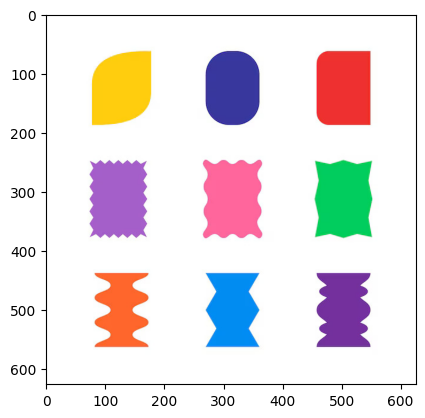
#> input picture shape.png, 425 x 418 px
$ jupyter execute 60_contour.ipynb
#> lines starting #> are read from the running program, lines starting #| are printed output that depends on the picture; after the words box and inside, x2 and y2 are one past the last pixel; in counts of white or black regions, pixels touching at a corner belong together
[cell 1]
import cv2
import matplotlib.pyplot as plt

[cell 2]
image = cv2.imread("shape.png")
#> image is the input picture: shape (418, 425, 3); mean B, G, R 226.7, 224.7, 231.6
image_rgb = cv2.cvtColor(image, cv2.COLOR_BGR2RGB)
image_gray = cv2.cvtColor(image, cv2.COLOR_BGR2GRAY)
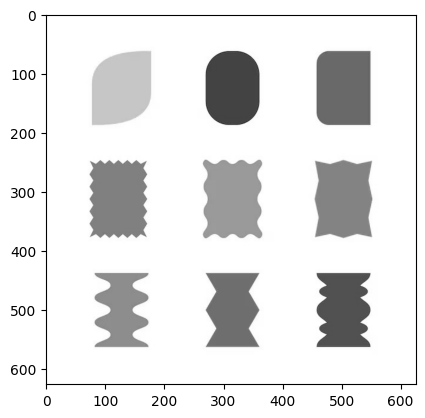
#> image_gray: shape (418, 425); min 0, max 255, mean 227

[cell 3]
plt.imshow(image_rgb)

[cell 4]
gray = cv2.Canny(image_gray, 80, 150)
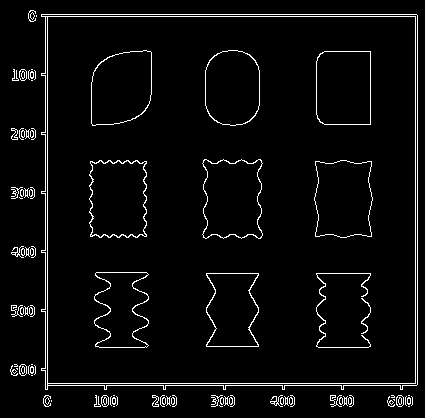
#> gray: shape (418, 425); 4.2% white in thin lines or dots

plt.imshow(gray, cmap='grey')

[cell 5]
contours, hierarchy = cv2.findContours(gray, cv2.RETR_LIST, cv2.CHAIN_APPROX_SIMPLE)
#> contours = 161 contours, 125 with area under 20; largest, box (x1, y1, x2, y2) and area: (41, 14, 418, 390) 138136, (47, 16, 416, 384) 135054, (202, 159, 263, 239) 4077, (89, 160, 147, 238) 4034, (202, 159, 263, 239) 4008

#MODE - hierarchy relationship between contours
# method - contours points are stored.

contour_image = image.copy()
cv2.drawContours(contour_image, contours, -1, (0, 255, 0), 5)

plt.figure(figsize=(10,5))
plt.subplot(1,3,1)
plt.imshow(cv2.cvtColor(image, cv2.COLOR_BGR2RGB))
plt.title("Original image")

plt.subplot(1,3,2)
plt.imshow(gray, cmap='grey')
plt.title("maks")

plt.subplot(1,3,3)
plt.imshow(cv2.cvtColor(contour_image, cv2.COLOR_BGR2RGB))
plt.title("Contours image")

plt.show()

[cell 6]
retval, binary = cv2.threshold(image_gray, 200, 255, cv2.THRESH_BINARY)
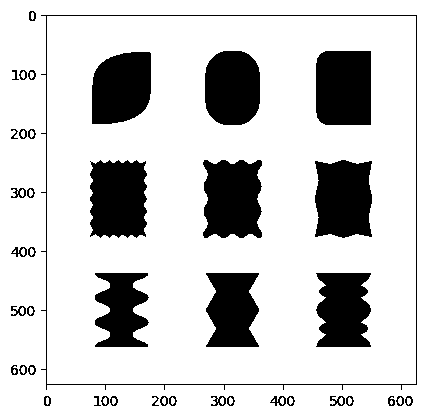
#> binary: shape (418, 425); 79.9% white; 42 black regions

plt.imshow(binary, cmap='grey')

contours, hierarchy = cv2.findContours(binary, cv2.RETR_LIST, cv2.CHAIN_APPROX_SIMPLE)
#> contours = 75 contours, 31 with area under 20; largest, box (x1, y1, x2, y2) and area: (0, 0, 425, 418) 176808, (40, 14, 418, 391) 138137, (47, 16, 416, 384) 135056, (202, 159, 263, 239) 4154, (89, 159, 148, 239) 4128

#MODE - hierarchy relationship between contours
# method - contours points are stored.

contour_image = image.copy()
cv2.drawContours(contour_image, contours, -1, (0, 255, 0), 5)
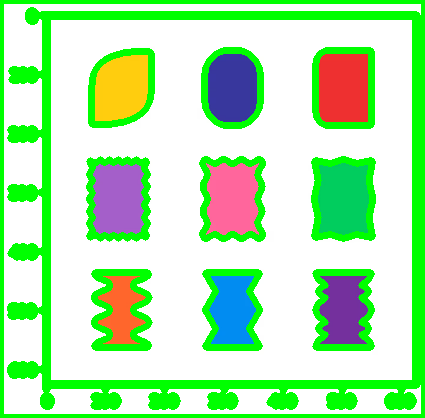
#> contour_image: shape (418, 425, 3); mean B, G, R 173.7, 234.2, 177.3

plt.figure(figsize=(10,5))
plt.subplot(1,3,1)
plt.imshow(cv2.cvtColor(image, cv2.COLOR_BGR2RGB))
plt.title("Original image")

plt.subplot(1,3,2)
plt.imshow(binary, cmap='grey')
plt.title("maks")

plt.subplot(1,3,3)
plt.imshow(cv2.cvtColor(contour_image, cv2.COLOR_BGR2RGB))
plt.title("Contours image")

plt.show()

[cell 7]
import numpy as np

lower_bound = np.array([120, 80, 0], dtype=np.uint8)
upper_bound = np.array([160, 185, 255], dtype=np.uint8)

image_rgb = cv2.cvtColor(image, cv2.COLOR_BGR2RGB)
image_hsv = cv2.cvtColor(image, cv2.COLOR_BGR2HSV)
#> image_hsv: shape (418, 425, 3); mean H, S, V 20.3, 36, 244

mask = cv2.inRange(image_hsv, lower_bound, upper_bound)
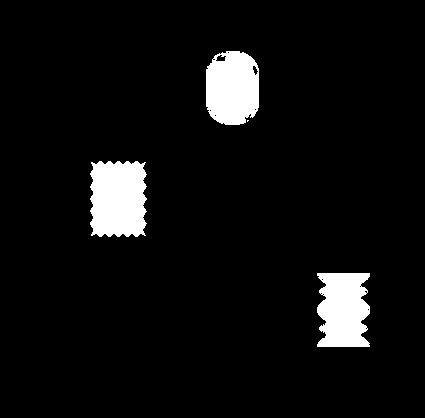
#> mask: shape (418, 425); 6% white; 4 white regions (1 under 20 px)

plt.imshow(mask, cmap='grey')

contours, hierarchy = cv2.findContours(mask, cv2.RETR_LIST, cv2.CHAIN_APPROX_SIMPLE)
#> contours = 18 contours, 13 with area under 20; largest, box (x1, y1, x2, y2) and area: (90, 161, 147, 237) 3764, (206, 51, 259, 125) 3308, (317, 273, 370, 347) 3202, (215, 54, 227, 62) 54, (252, 65, 259, 76) 34

#MODE - hierarchy relationship between contours
# method - contours points are stored.

contour_image = image.copy()
cv2.drawContours(contour_image, contours, -1, (0, 255, 0), -1)
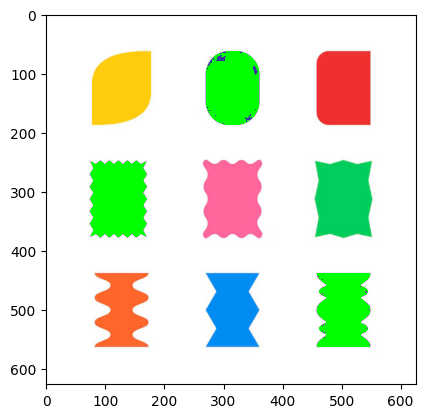
#> contour_image: shape (418, 425, 3); 5.95% of pixels changed, all inside (x1, y1, x2, y2) = (90, 51, 370, 347)

plt.figure(figsize=(10,5))
plt.subplot(1,3,1)
plt.imshow(cv2.cvtColor(image, cv2.COLOR_BGR2RGB))
plt.title("Original image")

plt.subplot(1,3,2)
plt.imshow(binary, cmap='grey')
plt.title("maks")

plt.subplot(1,3,3)
plt.imshow(cv2.cvtColor(contour_image, cv2.COLOR_BGR2RGB))
plt.title("Contours image")

plt.show()

[cell 8]
import numpy as np

lower_bound = np.array([200], dtype=np.uint8)
upper_bound = np.array([255], dtype=np.uint8)

image_rgb = cv2.cvtColor(image, cv2.COLOR_BGR2RGB)
image_hsv = cv2.cvtColor(image, cv2.COLOR_BGR2HSV)
image_grey = cv2.cvtColor(image, cv2.COLOR_BGR2GRAY)

mask = cv2.inRange(image_grey, lower_bound, upper_bound)
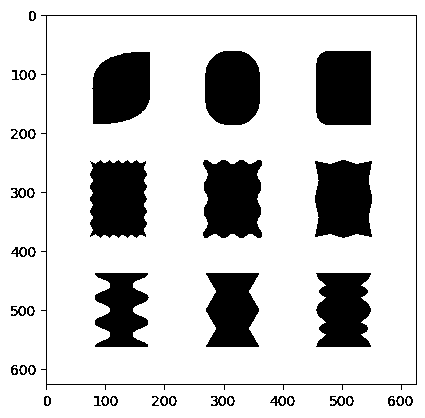
#> mask: shape (418, 425); 80% white; 42 black regions

plt.imshow(mask, cmap='grey')

contours, hierarchy = cv2.findContours(mask, cv2.RETR_LIST, cv2.CHAIN_APPROX_SIMPLE)
#> contours = 75 contours, 31 with area under 20; largest, box (x1, y1, x2, y2) and area: (0, 0, 425, 418) 176808, (40, 14, 418, 391) 138137, (47, 16, 416, 384) 135056, (202, 159, 263, 239) 4149, (89, 159, 148, 239) 4127

#MODE - hierarchy relationship between contours
# method - contours points are stored.

contour_image = image.copy()
cv2.drawContours(contour_image, contours, -1, (0, 255, 0), 5)

plt.figure(figsize=(10,5))
plt.subplot(1,3,1)
plt.imshow(image_grey, cmap='grey')
plt.title("Original image")

plt.subplot(1,3,2)
plt.imshow(mask, cmap='grey')
plt.title("maks")

plt.subplot(1,3,3)
plt.imshow(cv2.cvtColor(contour_image, cv2.COLOR_BGR2RGB))
plt.title("Contours image")

plt.show()
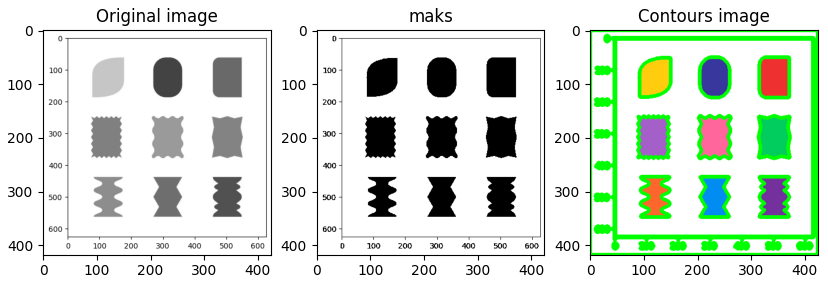
#> figure drawn by matplotlib, 3 panels

[cell 9]
import numpy as np

lower_bound = np.array([200], dtype=np.uint8)
upper_bound = np.array([255], dtype=np.uint8)

image_rgb = cv2.cvtColor(image, cv2.COLOR_BGR2RGB)
image_hsv = cv2.cvtColor(image, cv2.COLOR_BGR2HSV)
image_grey = cv2.cvtColor(image, cv2.COLOR_BGR2GRAY)

mask = cv2.inRange(image_grey, lower_bound, upper_bound)

plt.imshow(mask, cmap='grey')

contours, hierarchy = cv2.findContours(mask, cv2.RETR_LIST, cv2.CHAIN_APPROX_SIMPLE)

sorted_contours = sorted(contours, key=cv2.contourArea,reverse=True)
#> sorted_contours has the same summary as contours

print(len(sorted_contours))
#| 75

contours = sorted_contours[1:10]
#> contours = 9 contours; largest, box (x1, y1, x2, y2) and area: (40, 14, 418, 391) 138137, (47, 16, 416, 384) 135056, (202, 159, 263, 239) 4149, (89, 159, 148, 239) 4127, (315, 50, 372, 126) 4115

[cell 10]
#MODE - hierarchy relationship between contours
# method - contours points are stored.
contour_image = image.copy()

for contour in contours:
    x, y, w, h = cv2.boundingRect(contour)
    cv2.rectangle(contour_image, (x,y), (x+w, y+h), (0,0,255), 2)
#> this loop made 9 passes
#> (x, y, w, h) on passes 1, 3, 4, 5, 6, 7, 8, 9: (40, 14, 378, 377), (202, 159, 61, 80), (89, 159, 59, 80), (315, 50, 57, 76), (314, 159, 59, 80), (91, 51, 60, 74), (204, 50, 57, 76), (315, 272, 57, 76)
#> (contour, x, y, w, h) on pass 2: ([[47, 16], [47, 383], [415, 383], [415, 16]], 47, 16, 369, 368)
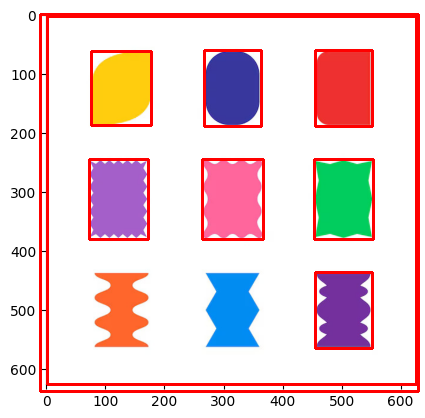
#> contour_image: shape (418, 425, 3); 7.82% of pixels changed, all inside (x1, y1, x2, y2) = (39, 13, 420, 393)


# cv2.drawContours(contour_image, contours, -1, (0, 255, 0), 5)

plt.figure(figsize=(10,5))
plt.subplot(1,3,1)
plt.imshow(image_grey, cmap='grey')
plt.title("Original image")

plt.subplot(1,3,2)
plt.imshow(mask, cmap='grey')
plt.title("maks")

plt.subplot(1,3,3)
plt.imshow(cv2.cvtColor(contour_image, cv2.COLOR_BGR2RGB))
plt.title("Contours image")

plt.show()
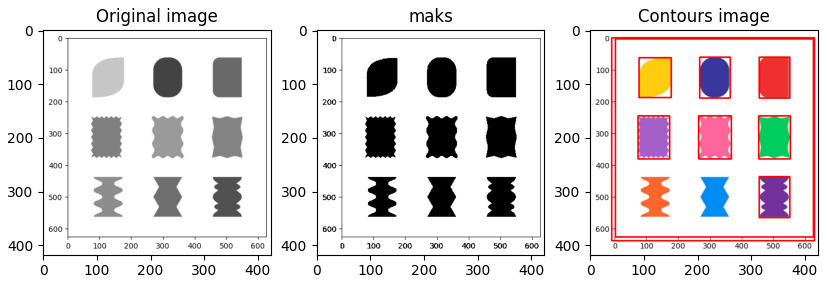
#> figure drawn by matplotlib, 3 panels

$ run again, with 2_simple_chatbot.png copied over shape.png
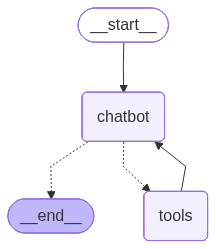
#> input picture 2_simple_chatbot.png, 216 x 249 px
#> image is the input picture: shape (249, 216, 3); mean B, G, R 250.6, 243.1, 244.6
#> `gray = cv2.Canny(image_gray, 80, 150)`:
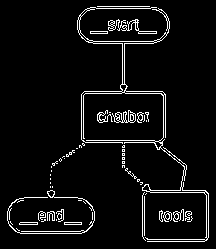
#> gray: shape (249, 216); 5.5% white in thin lines or dots, all inside (x1, y1, x2, y2) = (7, 6, 209, 242)
#> `contours, hierarchy = cv2.findContours(gray, cv2.RETR_LIST, cv2.CHAIN_..`: contours = 138 contours, 105 with area under 20; largest, box (x1, y1, x2, y2) and area: (77, 7, 209, 242) 827, (92, 41, 155, 85) 203, (112, 110, 136, 123) 157, (108, 19, 157, 34) 154, (149, 186, 206, 193) 117
#> binary: shape (249, 216); 90.8% white; 48 black regions (30 under 20 px)
#> `contours, hierarchy = cv2.findContours(binary, cv2.RETR_LIST, cv2.CHAI..`: contours = 75 contours, 50 with area under 20; largest, box (x1, y1, x2, y2) and area: (0, 0, 216, 249) 53320, (6, 189, 96, 235) 3008, (80, 12, 170, 141) 890, (141, 165, 207, 242) 492, (83, 139, 166, 151) 294
#> image_hsv: shape (249, 216, 3); mean H, S, V 25.1, 8, 250.6
#> `contours, hierarchy = cv2.findContours(mask, cv2.RETR_LIST, cv2.CHAIN_..`: contours = 8 contours; box (x1, y1, x2, y2) and area: (81, 91, 165, 142) 4114, (82, 92, 165, 142) 3997, (143, 190, 208, 241) 3120, (144, 191, 208, 241) 3070, (78, 7, 169, 43) 2896, (78, 8, 169, 43) 2747, (7, 198, 94, 234) 2739, (8, 199, 94, 233) 2578
#> `contours, hierarchy = cv2.findContours(mask, cv2.RETR_LIST, cv2.CHAIN_..`: contours = 76 contours, 51 with area under 20; largest, box (x1, y1, x2, y2) and area: (0, 0, 216, 249) 53320, (6, 189, 96, 235) 3008, (80, 12, 170, 141) 890, (141, 165, 207, 242) 492, (83, 139, 166, 151) 292
#> sorted_contours has the same summary as contours
#| 76
#> `contours = sorted_contours[1:10]`: contours = 9 contours; largest, box (x1, y1, x2, y2) and area: (6, 189, 96, 235) 3008, (80, 12, 170, 141) 890, (141, 165, 207, 242) 492, (83, 139, 166, 151) 292, (76, 6, 162, 38) 288
#> the loop `for contour in contours:` made 9 passes
#> (x, y, w, h) on passes 1 to 8: (6, 189, 90, 46), (80, 12, 90, 129), (141, 165, 66, 77), (83, 139, 83, 12), (76, 6, 86, 32), (205, 192, 4, 48), (127, 109, 10, 14), (172, 211, 10, 11)
#> `plt.show()`:
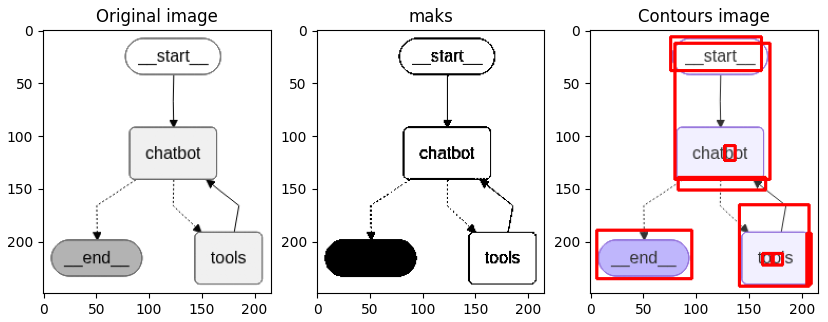
#> figure drawn by matplotlib, 3 panels
